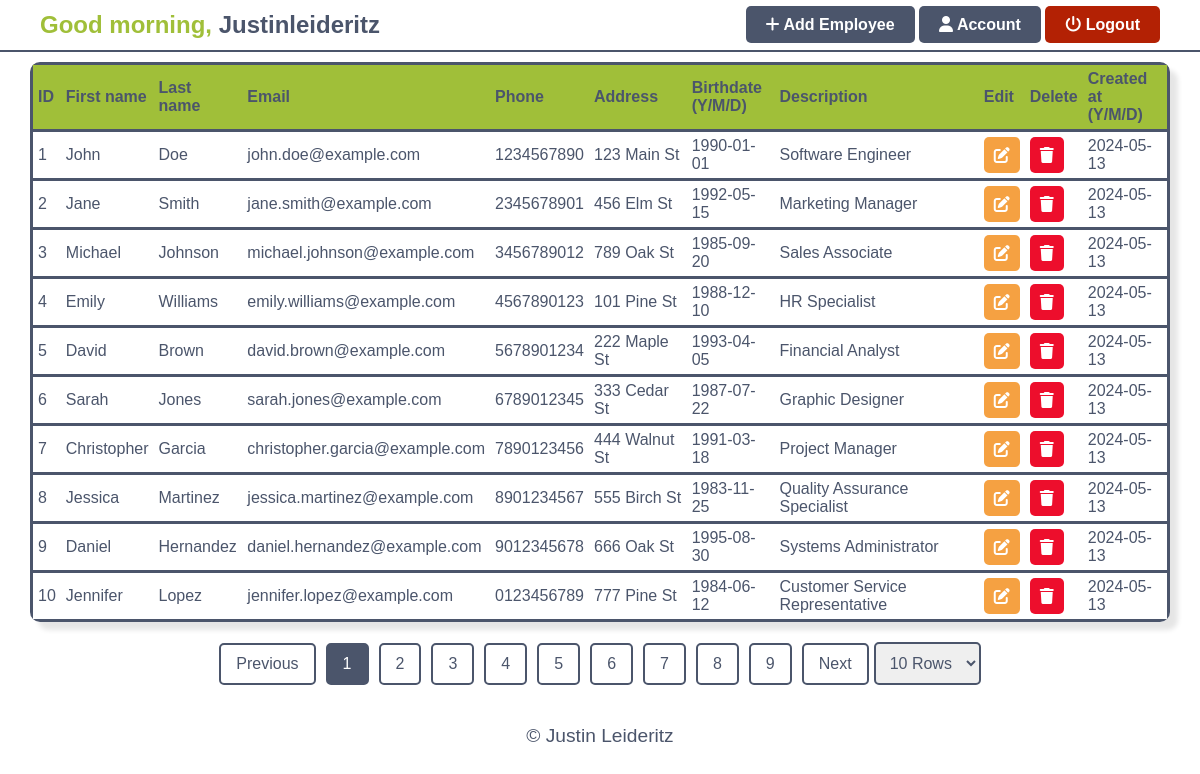
The page /employeetable.php (signed in) on the database its author committed.
### tables this page shows
CREATE TABLE `employee` (
  `EMP_ID` int(11) NOT NULL,
  `EMP_Firstname` varchar(60) NOT NULL,
  `EMP_Lastname` varchar(60) NOT NULL,
  `EMP_Email` varchar(60) NOT NULL,
  `EMP_Address` varchar(60) NOT NULL,
  `EMP_Birthdate` date NOT NULL,
  `EMP_DateAdded` date DEFAULT curdate(),
  `EMP_Phone` varchar(10) NOT NULL,
  `EMP_Description` varchar(255) DEFAULT NULL
);

### employeetable.php (the view, shortened to what this page needs)
<?php
$limit = $_SESSION['pagination-value'];
$page = isset($_GET["page"]) ? (int)$_GET["page"] : 1;
$start = ($page - 1) * $limit;
require "dbcon.php";
$sqlQuery = "SELECT * FROM employee LIMIT :start, :limit";
$stmt = $conn->prepare($sqlQuery);
$stmt->bindParam(':start', $start, PDO::PARAM_INT);
$stmt->bindParam(':limit', $limit, PDO::PARAM_INT);
$stmt->execute();
$records = $stmt->fetchAll(PDO::FETCH_ASSOC);
$sqlCountQuery = "SELECT count(EMP_ID) AS id FROM employee";
$countStmt = $conn->query($sqlCountQuery);
$total = $countStmt->fetch(PDO::FETCH_ASSOC)['id'];
$pages = ceil($total / $limit);
?>
<!DOCTYPE html>
<html lang="en">
<head>
    <link rel="stylesheet" href="./styles/employeetable.css">
</head>
<body>
<?php
require 'components/main-navbar.php'
?>
<div class="table">
    <table id='employeeTable'>
        <thead>
        <tr class='table-header'>
            <th>ID</th>
            <th>First name</th>
            <th>Last name</th>
            <th>Email</th>
            <th>Phone</th>
            <th>Address</th>
            <th>Birthdate<br>(Y/M/D)</th>
            <th>Description</th>
            <th>Edit</th>
            <th>Delete</th>
            <th>Created at<br>(Y/M/D)</th>
        </tr>
        </thead>
        <tbody>
        <?php
        foreach ($records as $row) {
            echo "<tr>";
            echo "<td>{$row['EMP_ID']}</td>";
            echo "<td>{$row['EMP_Firstname']}</td>";
            echo "<td>{$row['EMP_Lastname']}</td>";
            echo "<td>{$row['EMP_Email']}</td>";
            echo "<td>{$row['EMP_Phone']}</td>";
            echo "<td>{$row['EMP_Address']}</td>";
            echo "<td>{$row['EMP_Birthdate']}</td>";
            echo "<td>{$row['EMP_Description']}</td>";
            echo "<td><a href='update.php?id={$row['EMP_ID']}'><i id='edit' class='fa-solid fa-pen-to-square'></i></a></td>";
            echo "<td><a href='delete.php?id={$row['EMP_ID']}' onclick='return confirmDelete()'><i id='delete' class='fa-solid fa-trash'></i></a></td>";
            echo "<td>{$row['EMP_DateAdded']}</td>";
            echo "</tr>";
        }
        ?>
        </tbody>
    </table>
</div>
<div class="pagination">
    <?php
    $previous = $page - 1;
    $next = $page + 1;
    $pagination_value = $_SESSION['pagination-value'];
    if ($page > 1) {
        echo "<a href='employeetable.php?page=$previous&pagination-value=$pagination_value'>Previous</a>";
    } else {
        echo "<a href='#'>Previous</a>";
    }
    for ($i = 1; $i <= $pages; $i++) {
        if ($i == $page) {
            echo "<a href='employeetable.php?page=$i&pagination-value=$pagination_value' class='active'>$i</a> ";
        } else {
            echo "<a href='employeetable.php?page=$i&pagination-value=$pagination_value'>$i</a> ";
        }
    }
    if ($page < $pages) {
        echo "<a href='employeetable.php?page=$next&pagination-value=$pagination_value'>Next</a>";
    } else {
        echo "<a href='#'>Next</a>";
    }
    ?>
    <form action="employeetable.php" method="get">
        <select name="pagination-value" id="pagination-value">
            <?php
            foreach ([10, 20, 30, 40, 50] as $value) {
                $selected = ($value == $pagination_value) ? "selected" : "";
                echo "<option value='" . $value . "' $selected>" . $value . " Rows</option>";
            }
            ?>
        </select>
    </form>
</div>
<?php
require 'components/footer.php';
?>
</body>
</html>

### components/main-navbar.php (shortened to what this page needs)
<?php
$current_hour = date('H');
if ($current_hour > 5 && $current_hour < 12) {
    $greeting = "Good morning";
} elseif ($current_hour >= 12 && $current_hour < 18) {
    $greeting = "Good afternoon";
} else {
    $greeting = "Good evening";
}
?>
<nav>
    <div>
        <h1>
            <span style='color: #a0bf39;'><?= $greeting ?>,</span>
            <span style='color: #4b556b;'><?= ucfirst($_SESSION['username']) ?></span>
        </h1>
    </div>
    <div>
        <a id='create' href='create.php'><i class="fa-solid fa-plus"></i> Add Employee</a>
        <a id="manage" href="manage.php"><i class="fa-solid fa-user"></i> Account</a>
        <a id="logout" href='logout.php' onclick="return confirmLogout()"><i class="fa-solid fa-power-off"></i>
            Logout</a>
    </div>
</nav>

### components/footer.php (shortened to what this page needs)
<div class="footer">
    <p class="footer-text">&copy; Justin Leideritz</p>
</div>

### styles/employeetable.css (style rules this page uses)
body { font-family: arial, serif; margin: 0px; }
table { border-collapse: collapse; border-radius: 10px; overflow: hidden; box-shadow: 8px 8px 5px rgba(0, 0, 0, 0.1); width: 95%; margin-top: 10px; }
.table-header { background-color: #a0bf39; }
tr { color: #4b556b; border-style: solid; border-color: #4b556b; transition: background-color 0.3s ease; }
td { padding: 5px; }
th { padding: 5px; }
.table { display: flex; flex-direction: column; align-items: center; }
#delete { color: white; padding: 10px; border-radius: 5px; background-color: #ed0e2c; transition: background-color 0.3s ease; }
#edit { color: white; padding: 10px; border-radius: 5px; background-color: #f5a142; transition: background-color 0.3s ease; }
th { text-align: left; }
nav { display: flex; justify-content: space-between; align-items: center; border-bottom-style: solid; border-color: #4b556b; border-width: 2px; height: 50px; }
nav div { margin: 0px 40px; }
.pagination { display: flex; justify-content: center; align-items: center; margin: 20px 0; font-family: Arial, sans-serif; }
.pagination a { color: #4b556b; padding: 10px 15px; text-decoration: none; border: 2px solid #4b556b; margin: 0 5px; border-radius: 5px; transition: background-color 0.3s, color 0.3s; }
.pagination a.active { background-color: #4b556b; color: white; border-color: #4b556b; }
.pagination a:first-child { margin-left: 0; }
.pagination form { display: inline-block; }
.pagination select { padding: 10px; border-radius: 5px; border: 2px solid #4b556b; color: #4b556b; font-size: 16px; cursor: pointer; outline: none; transition: border-color 0.3s ease; }

### components/main-navbar.php (style rules this page uses)
#create, #manage { text-decoration: none; border-radius: 5px; padding: 10px 20px; font-weight: bold; background-color: #4b556b; color: #fff; cursor: pointer; transition: background-color 0.3s ease; }
#logout { text-decoration: none; border-radius: 5px; padding: 10px 20px; font-weight: bold; background-color: #b32104; color: #fff; cursor: pointer; transition: background-color 0.3s ease; }

### components/footer.php (style rules this page uses)
.footer-text { text-align: center; font-size: larger; padding: 20px; color: #4b556b; }

### rows shown on the page
employee: EMP_ID "1", EMP_Firstname "John", EMP_Lastname "Doe", EMP_Email "john.doe@example.com", EMP_Phone "1234567890", EMP_Address "123 Main St", EMP_Birthdate "1990-01-01", EMP_Description "Software Engineer", EMP_DateAdded "2024-05-13"
employee: EMP_ID "2", EMP_Firstname "Jane", EMP_Lastname "Smith", EMP_Email "jane.smith@example.com", EMP_Phone "2345678901", EMP_Address "456 Elm St", EMP_Birthdate "1992-05-15", EMP_Description "Marketing Manager", EMP_DateAdded "2024-05-13"
employee: EMP_ID "3", EMP_Firstname "Michael", EMP_Lastname "Johnson", EMP_Email "michael.johnson@example.com", EMP_Phone "3456789012", EMP_Address "789 Oak St", EMP_Birthdate "1985-09-20", EMP_Description "Sales Associate", EMP_DateAdded "2024-05-13"
employee: EMP_ID "4", EMP_Firstname "Emily", EMP_Lastname "Williams", EMP_Email "emily.williams@example.com", EMP_Phone "4567890123", EMP_Address "101 Pine St", EMP_Birthdate "1988-12-10", EMP_Description "HR Specialist", EMP_DateAdded "2024-05-13"
employee: EMP_ID "5", EMP_Firstname "David", EMP_Lastname "Brown", EMP_Email "david.brown@example.com", EMP_Phone "5678901234", EMP_Address "222 Maple St", EMP_Birthdate "1993-04-05", EMP_Description "Financial Analyst", EMP_DateAdded "2024-05-13"
employee: EMP_ID "6", EMP_Firstname "Sarah", EMP_Lastname "Jones", EMP_Email "sarah.jones@example.com", EMP_Phone "6789012345", EMP_Address "333 Cedar St", EMP_Birthdate "1987-07-22", EMP_Description "Graphic Designer", EMP_DateAdded "2024-05-13"
employee: EMP_ID "7", EMP_Firstname "Christopher", EMP_Lastname "Garcia", EMP_Email "christopher.garcia@example.com", EMP_Phone "7890123456", EMP_Address "444 Walnut St", EMP_Birthdate "1991-03-18", EMP_Description "Project Manager", EMP_DateAdded "2024-05-13"
employee: EMP_ID "8", EMP_Firstname "Jessica", EMP_Lastname "Martinez", EMP_Email "jessica.martinez@example.com", EMP_Phone "8901234567", EMP_Address "555 Birch St", EMP_Birthdate "1983-11-25", EMP_Description "Quality Assurance Specialist", EMP_DateAdded "2024-05-13"
employee: EMP_ID "9", EMP_Firstname "Daniel", EMP_Lastname "Hernandez", EMP_Email "daniel.hernandez@example.com", EMP_Phone "9012345678", EMP_Address "666 Oak St", EMP_Birthdate "1995-08-30", EMP_Description "Systems Administrator", EMP_DateAdded "2024-05-13"
employee: EMP_ID "10", EMP_Firstname "Jennifer", EMP_Lastname "Lopez", EMP_Email "jennifer.lopez@example.com", EMP_Phone "0123456789", EMP_Address "777 Pine St", EMP_Birthdate "1984-06-12", EMP_Description "Customer Service Representative", EMP_DateAdded "2024-05-13"

### other values the page prints
$greeting "Good morning"
$_SESSION['username'] "Justinleideritz"
form field pagination-value "10 Rows"
